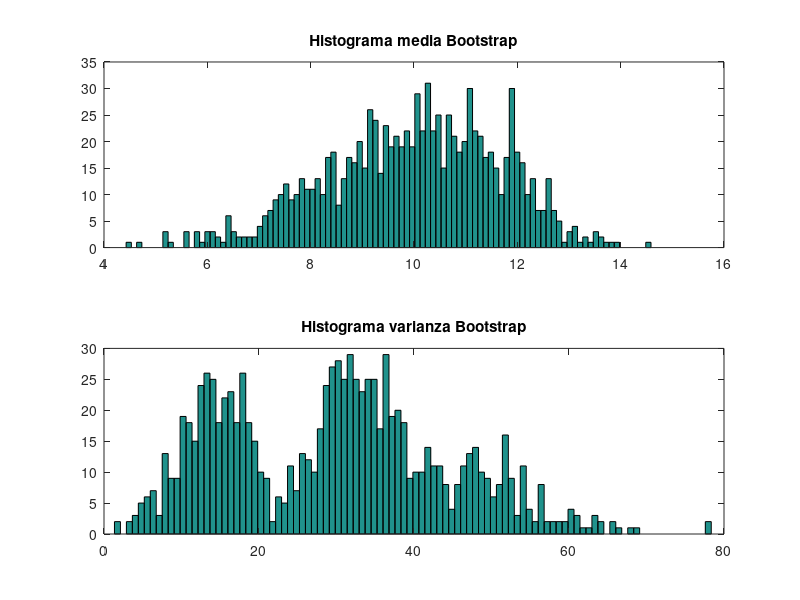

The MATLAB script that drew this image:
%% HITO 3: BOOTSTRAP

clear all; clc;close all;
X = [-2.4100 4.8600 6.0600 9.1100 10.2000 12.8100 13.1700 14.1000 15.7700 15.7900];
B = 1000;

for k = 1:1000
    muestreo_reemplazo = datasample(X,10);       %muestras bootstrap
    y(k) = mean(muestreo_reemplazo);  
    varianza_boot(k) = var(muestreo_reemplazo);
end

figure
subplot(2,1,1)
hist(y, 100)
title('Histograma media Bootstrap')
subplot(2,1,2)
hist(varianza_boot, 100)
title('Histograma varianza Bootstrap')

alpha = [0.1 0.05 0.01];
X_boot_ordenado = sort(y);
X_boot_ordenado_varianza = sort(varianza_boot);
for k = alpha
       primer_valor = (k*B*0.5);
       ultimo_valor = B - primer_valor;
       disp([ 'Intervalo de confianza (media)' num2str((100 - k*100)) '% : ' num2str(X_boot_ordenado(primer_valor)) '-' num2str(X_boot_ordenado(ultimo_valor))])
       disp([ 'Intervalo de confianza (varianza)' num2str((100 - k*100)) '% : ' num2str(X_boot_ordenado_varianza(primer_valor)) '-' num2str(X_boot_ordenado_varianza(ultimo_valor))])
end
